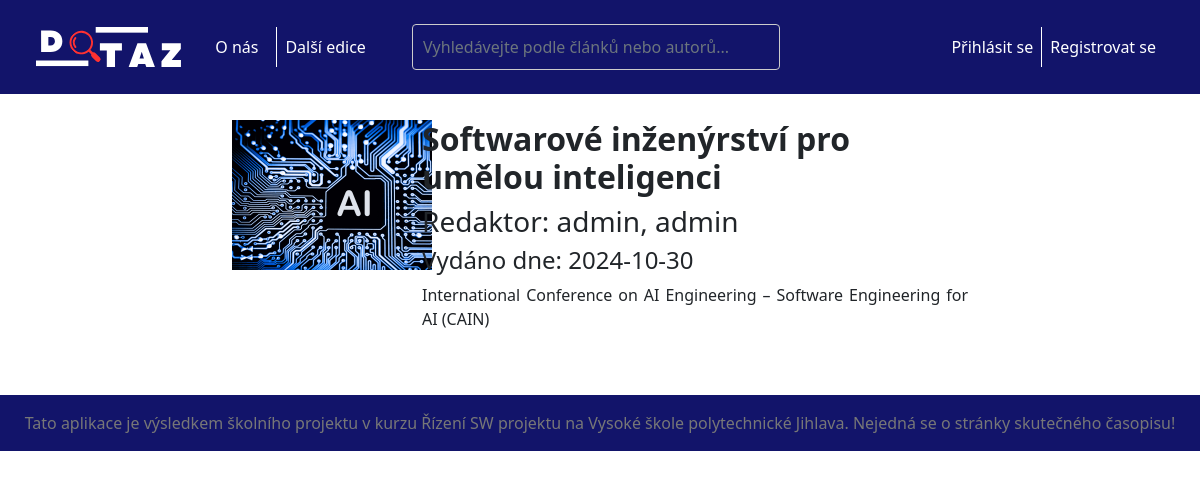
Page /edition.php on the earlier database version.
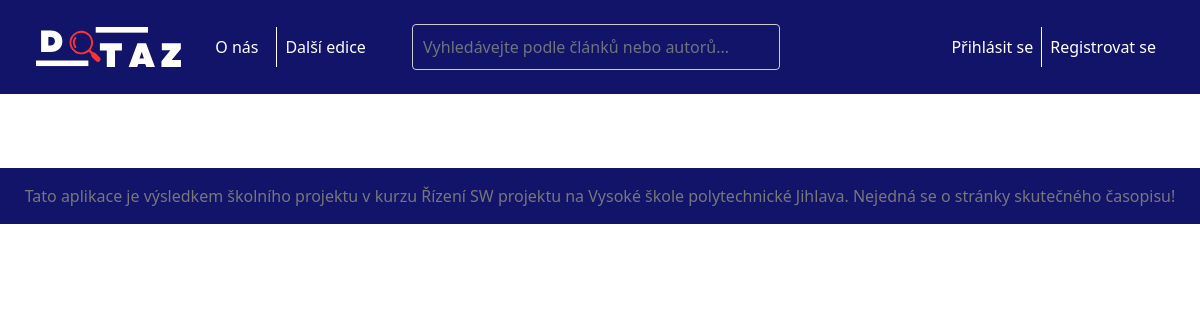
Same page on the later database version.
### tables this page shows
CREATE TABLE `RSP_EDITION` (
  `ID` int NOT NULL,
  `Title` varchar(128) NOT NULL,
  `Thema` varchar(256) DEFAULT NULL,
  `Published` date DEFAULT NULL,
  `Redactor` int NOT NULL
);

CREATE TABLE `RSP_USER` (
  `ID` int NOT NULL,
  `FirstName` varchar(32) NOT NULL,
  `LastName` varchar(64) NOT NULL,
  `TitleF` varchar(16) DEFAULT NULL,
  `TitleP` varchar(16) DEFAULT NULL,
  `Func` int NOT NULL,
  `Phone` varchar(16) DEFAULT NULL,
  `Mail` varchar(64) NOT NULL,
  `Login` varchar(16) DEFAULT NULL,
  `Password` char(64) DEFAULT NULL,
  `Active` tinyint(1) NOT NULL
);

### include/session_open.php (called while the page is built, shortened)
<?php
$img_dir = getenv('DIR_IMAGES');
$myFunc=50;
?>

### edition.php (the view)
<?php include 'include/session_open.php'; ?>
<?php
$sql = "SELECT *, E.ID as EID from `RSP_EDITION` E left join `RSP_USER` U on E.Redactor=U.ID".
        (($myFunc>22)?" where E.Published is not null and E.Published<now()":"");
$result = $conn->query($sql);
?>
<?php include 'include/header.php'; ?>
<div class="container" style="padding-top: 120px;">
            <?php while ($E=$result->fetchObject()) {?>
            <div class="row mb-2 justify-content-center">
                <div class="col-sm-2 d-flex">
                    <img class="card-image" width=200 height=150 onclick="{window.location.href = 'index.php?id=<?php echo $E->EID?>';return true;}" src="<?php echo "{$img_dir}picture{$E->ID}";?>.png"/>
                </div>
                <div class="col-sm-6">
                    <h2><strong><?php echo $E->Title;?></strong></h2>
                    <h3>Redaktor:
                        <span class="author">
                            <?php echo $E->LastName.", ".$E->TitleF." ".$E->FirstName." ".$E->TitleP." ";?>
                        </span></h3>
                    <h4>Vydáno dne:
                        <span class="published">
                            <?php
                                if (strtotime($E->Published) === false) {
                                    echo '"' . $E->Published . '"';
                                } else {
                                    echo $E->Published;
                                }
                            ?>
                    </span></h4>
                    <p class="text-justify"><?php echo $E->Thema;?></p>
                </div>
            </div>
            <?php }?>
    </div>
<?php include 'include/footer.php'; ?>

### include/header.php (shortened to what this page needs)
<!DOCTYPE html>
<html lang="cs">
<head>
    <link href="https://cdn.jsdelivr.net/npm/bootstrap@5.0.2/dist/css/bootstrap.min.css" rel="stylesheet">
    <link rel="stylesheet" href="public/css/style.css">
    <link rel="stylesheet" href="https://cdn.jsdelivr.net/npm/bootstrap-icons@1.11.3/font/bootstrap-icons.min.css">
</head>
<body onclick="document_onClick(this)">
    <header>
        <nav class="navbar navbar-expand-lg bg-blue fixed-top">
            <div id="menuMain" class="container-fluid">
                <div class="col-sm-4 d-flex">
                    <a class="navbar-brand" href="index.php">
                        <img src="<?php echo "{$img_dir}";?>logo-dotaz.svg" alt="Logo casopisu DOTAZ">
                    </a>
                    <ul class="navbar-nav">
                        <li class="nav-item">
                            <a class="nav-link" href="aboutUs.php">O nás</a>
                        </li>
                        <li class="nav-item">
                            <a class="nav-link" href="edition.php">Další edice</a>
                        </li>
                    </ul>
                </div>
                <div class="col-sm-4">
    <form class="d-flex search-container" role="search" onsubmit="return false;">
        <input id="search" name="query" class="form-control me-2" type="search" placeholder="Vyhledávejte podle článků nebo autorů..." aria-label="Search" autocomplete="off" oninput="search_onInput(this)">
    </form>
</div>
                <div class="col-sm-4 d-flex justify-content-end">
                    <ul class="navbar-nav ms-auto mb-2 mb-lg-0">
                        <?php if (isset($_SESSION['user'])): ?>
                            <li class="nav-item">
                                <a class="nav-link" href="profile.php">Profil</a>
                            </li>
                            <li class="nav-item">
                                <a class="nav-link" href="include/logout.php">Odhlásit se</a>
                            </li>
                        <?php else: ?>
                            <li class="nav-item">
                                <a class="nav-link" href="loginpage.php">Přihlásit se</a>
                            </li>
                            <li class="nav-item">
                                <a class="nav-link" href="registerpage.php">Registrovat se</a>
                            </li>
                        <?php endif; ?>
                    </ul>
                </div>
            </div>
        </nav>
    </header>

### include/footer.php (shortened to what this page needs)
<footer class="container-fluid bg-blue text-center p-3 text-grey  mt-5">
    <div class="row">
        <div class="column">
            <p class="align-items-center">Tato aplikace je výsledkem školního projektu v kurzu Řízení SW projektu na Vysoké škole polytechnické Jihlava. Nejedná se o stránky skutečného časopisu!</p>
        </div>
    </div>
</footer>
</body>
</html>

### public/css/style.css (style rules this page uses)
header .navbar { padding: 1.5em; }
header .navbar-brand img { height: 2em; }
header .navbar .nav-item:nth-child(1) { border-right: solid 1px white; }
header .navbar .nav-item { min-width: 80px; text-align: center; }
header .navbar-brand { padding: 0; }
header .navbar .nav-item a { color: white; }
footer p { margin-bottom: 0; }
.text-grey { color: #777; }
.bg-blue { background-color: #12146a; }
input[type="search"] { border-color: white; border-radius: 0; transition: background-color 0.25s linear; background-color: #12146a; }
.search-container { position: relative; width: 100%; }
#search { width: 100%; padding: 10px; border: 1px solid #ccc; border-radius: 4px; transition: background-color 0.25s linear; background-color: #12146a; color: white; }
.text-justify { text-align: justify; }
.card-image { cursor: pointer; }

Differences in the rows shown:
removed rsp_edition: Title "Softwarové inženýrství pro umělou inteligenci", Redactor.LastName "admin", Redactor.FirstName "admin", Published "2024-10-30", Thema "International Conference on AI Engineering – Software Engineering for AI (CAIN)"
